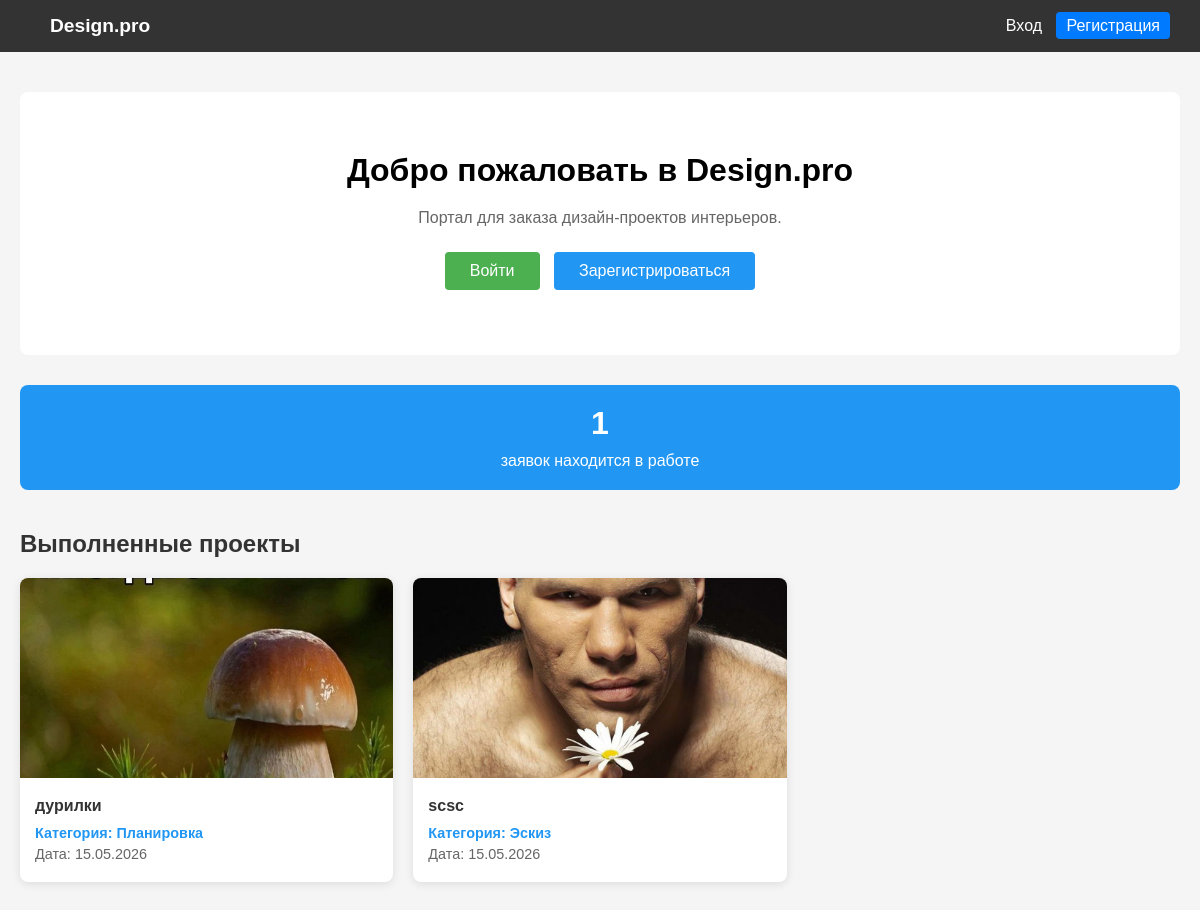
The page / on the database its author committed.
### portal/models.py (models this page shows, shortened)
class Application(models.Model):
    STATUS_CHOICES = (
        ('new', 'Новая'),
        ('in_progress', 'Принято в работу'),
        ('completed', 'Выполнено'),
    )
    title = models.CharField(
        'Название',
        max_length=200
    )
    description = models.TextField(
        'Описание'
    )
    category = models.ForeignKey(
        Category,
        on_delete=models.CASCADE,
        verbose_name='Категория',
        related_name='applications'
    )
    photo = models.ImageField(
        'Фото помещения',
        upload_to='applications/%Y/%m/%d/',
        blank=True,
        null=True
    )
    status = models.CharField(
        'Статус',
        max_length=20,
        choices=STATUS_CHOICES,
        default='new'
    )
    created_at = models.DateTimeField(
        'Дата создания',
        auto_now_add=True
    )
    user = models.ForeignKey(
        CustomUser,
        on_delete=models.CASCADE,
        verbose_name='Пользователь',
        related_name='applications'
    )
    design_image = models.ImageField(
        'Дизайн помещения',
        upload_to='designs/%Y/%m/%d/',
        blank=True,
        null=True,
        help_text='Загружается при смене статуса на "Выполнено"'
    )
    admin_comment = models.TextField(
        'Комментарий администратора',
        blank=True,
        null=True,
        help_text='Заполняется при смене статуса на "Принято в работу"'
    )
    updated_at = models.DateTimeField('Дата изменения', null=True, blank=True)
    class Meta:
        verbose_name = 'Заявка'
        verbose_name_plural = 'Заявки'
        ordering = ['-created_at']  # Сортировка по убыванию даты

class Category(models.Model):
    name = models.CharField(
        'Название категории',
        max_length=100,
        unique=True
    )
    class Meta:
        verbose_name = 'Категория'
        verbose_name_plural = 'Категории'

### portal/views.py (the view)
# urls.py: path('', views.index, name='home'),
def index(request):
    completed_applications = Application.objects.filter(
        status='completed'
    ).order_by('-created_at')[:4]
    in_progress_count = Application.objects.filter(
        status='in_progress'
    ).count()
    context = {
        'completed_applications': completed_applications,
        'in_progress_count': in_progress_count,
    }
    return render(request, 'portal/index.html', context)

### portal/templates/portal/index.html (shortened to what this page needs)
<!DOCTYPE html>
<html lang="ru">
<head>
</head>
<body>
    <nav>
    <div>
        <a href="{% url 'home' %}" style="font-weight: bold; font-size: 1.2em; color: white;">Design.pro</a>
    </div>
    <div>
        {% if user.is_authenticated %}
            <span style="color: #ced4da; margin-right: 15px; font-size: 0.95em;">
                Привет, {{ user.get_full_name|default:user.username }}!
                {% if user.is_staff %}<span style="color: #ffc107; font-weight: bold;">[Админ]</span>{% endif %}
            </span>
            {% if user.is_staff %}
                <a href="{% url 'admin_dashboard' %}" style="color: #ffc107; font-weight: bold; margin-right: 10px;">Панель админа</a>
            {% endif %}
            <a href="{% url 'my_applications' %}" style="margin-left: 10px;">Мои заявки</a>
            <a href="{% url 'create_application' %}" style="margin-left: 10px;">Создать заявку</a>
            <a href="{% url 'logout' %}" style="margin-left: 10px; color: #ff6b6b;">Выход</a>
        {% else %}
            <a href="{% url 'login' %}" style="margin-left: 15px;">Вход</a>
            <a href="{% url 'register' %}" style="margin-left: 10px; background: #007bff; color: white; padding: 5px 10px; border-radius: 4px;">Регистрация</a>
        {% endif %}
    </div>
</nav>
    <div class="container">
        {% block content %}
        <div class="welcome">
            <h1>Добро пожаловать в Design.pro</h1>
            <p style="margin: 20px 0; color: #666;">Портал для заказа дизайн-проектов интерьеров.</p>
            {% if user.is_authenticated %}
                <a href="{% url 'create_application' %}" class="btn">Создать заявку</a>
                <a href="{% url 'my_applications' %}" class="btn" style="background-color: #2196F3;">Мои заявки</a>
            {% else %}
                <a href="{% url 'login' %}" class="btn">Войти</a>
                <a href="{% url 'register' %}" class="btn" style="background-color: #2196F3;">Зарегистрироваться</a>
            {% endif %}
        </div>
        <div class="counter">
            <h3>{{ in_progress_count }}</h3>
            <p>заявок находится в работе</p>
        </div>
        <div class="completed-section">
            <h2>Выполненные проекты</h2>
            {% if completed_applications %}
                <div class="applications-grid">
                    {% for app in completed_applications %}
                    <div class="application-card">
                        {% if app.photo %}
                            <img src="{{ app.photo.url }}" alt="{{ app.title }}">
                        {% else %}
                            <img src="https://via.placeholder.com/400x300?text=Нет+фото" alt="Нет фото">
                        {% endif %}
                        <div class="card-content">
                            <h4>{{ app.title }}</h4>
                            <p class="category">Категория: {{ app.category.name }}</p>
                            <p>Дата: {{ app.created_at|date:"d.m.Y" }}</p>
                        </div>
                    </div>
                    {% endfor %}
                </div>
            {% else %}
                <div class="no-applications">
                    <p>Пока нет выполненных проектов.</p>
                </div>
            {% endif %}
        </div>
        {% endblock %}
    </div>
</body>
</html>

### portal/templates/portal/index.html (style rules this page uses)
* { margin: 0; padding: 0; box-sizing: border-box; }
body { font-family: Arial, sans-serif; background-color: #f5f5f5; }
nav { background-color: #333; padding: 15px 30px; display: flex; justify-content: space-between; align-items: center; }
nav a { color: white; text-decoration: none; margin-left: 20px; }
.container { max-width: 1200px; margin: 0 auto; padding: 40px 20px; }
.welcome { text-align: center; padding: 60px 20px; background-color: white; border-radius: 8px; margin-bottom: 30px; }
.btn { display: inline-block; padding: 10px 25px; background-color: #4CAF50; color: white; text-decoration: none; border-radius: 4px; margin: 5px; }
.counter { background-color: #2196F3; color: white; padding: 20px; border-radius: 8px; margin-bottom: 30px; text-align: center; }
.counter h3 { font-size: 2em; margin-bottom: 10px; }
.completed-section { margin-top: 40px; }
.completed-section h2 { margin-bottom: 20px; color: #333; }
.applications-grid { display: grid; grid-template-columns: repeat(auto-fill, minmax(280px, 1fr)); gap: 20px; }
.application-card { background-color: white; border-radius: 8px; overflow: hidden; box-shadow: 0 2px 10px rgba(0,0,0,0.1); }
.application-card img { width: 100%; height: 200px; object-fit: cover; }
.application-card .card-content { padding: 15px; }
.application-card .card-content h4 { margin-bottom: 10px; color: #333; }
.application-card .card-content p { color: #666; margin-bottom: 5px; font-size: 0.9em; }
.application-card .card-content .category { color: #2196F3; font-weight: bold; }

### rows shown on the page
Application: photo (picture), title "дурилки", category.name "Планировка", created_at "15.05.2026"
Application: photo (picture), title "scsc", category.name "Эскиз", created_at "15.05.2026"

### other values the page prints
{{ in_progress_count }} "1"
